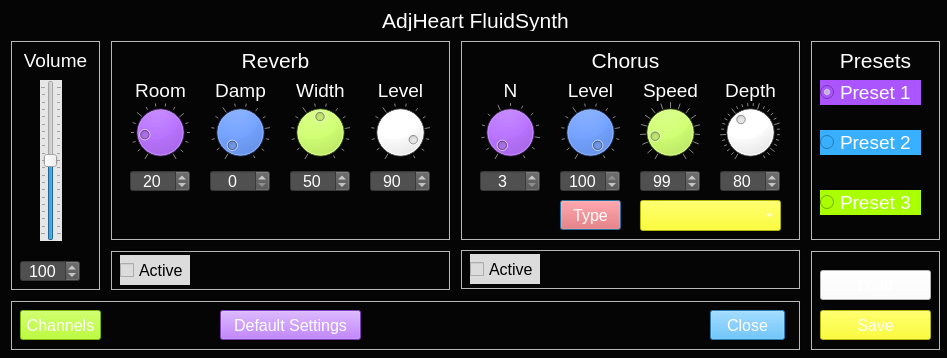
<?xml version="1.0" encoding="UTF-8"?>
<ui version="4.0">
 <class>Dialog_AdjFluidSynth</class>
 <widget class="QDialog" name="Dialog_AdjFluidSynth">
  <property name="geometry">
   <rect>
    <x>0</x>
    <y>0</y>
    <width>947</width>
    <height>358</height>
   </rect>
  </property>
  <property name="palette">
   <palette>
    <active>
     <colorrole role="WindowText">
      <brush brushstyle="SolidPattern">
       <color alpha="255">
        <red>255</red>
        <green>255</green>
        <blue>255</blue>
       </color>
      </brush>
     </colorrole>
     <colorrole role="Button">
      <brush brushstyle="SolidPattern">
       <color alpha="255">
        <red>5</red>
        <green>5</green>
        <blue>5</blue>
       </color>
      </brush>
     </colorrole>
     <colorrole role="Text">
      <brush brushstyle="SolidPattern">
       <color alpha="255">
        <red>255</red>
        <green>255</green>
        <blue>255</blue>
       </color>
      </brush>
     </colorrole>
     <colorrole role="ButtonText">
      <brush brushstyle="SolidPattern">
       <color alpha="255">
        <red>255</red>
        <green>255</green>
        <blue>255</blue>
       </color>
      </brush>
     </colorrole>
     <colorrole role="Base">
      <brush brushstyle="SolidPattern">
       <color alpha="255">
        <red>5</red>
        <green>5</green>
        <blue>5</blue>
       </color>
      </brush>
     </colorrole>
     <colorrole role="Window">
      <brush brushstyle="SolidPattern">
       <color alpha="255">
        <red>5</red>
        <green>5</green>
        <blue>5</blue>
       </color>
      </brush>
     </colorrole>
    </active>
    <inactive>
     <colorrole role="WindowText">
      <brush brushstyle="SolidPattern">
       <color alpha="255">
        <red>255</red>
        <green>255</green>
        <blue>255</blue>
       </color>
      </brush>
     </colorrole>
     <colorrole role="Button">
      <brush brushstyle="SolidPattern">
       <color alpha="255">
        <red>5</red>
        <green>5</green>
        <blue>5</blue>
       </color>
      </brush>
     </colorrole>
     <colorrole role="Text">
      <brush brushstyle="SolidPattern">
       <color alpha="255">
        <red>255</red>
        <green>255</green>
        <blue>255</blue>
       </color>
      </brush>
     </colorrole>
     <colorrole role="ButtonText">
      <brush brushstyle="SolidPattern">
       <color alpha="255">
        <red>255</red>
        <green>255</green>
        <blue>255</blue>
       </color>
      </brush>
     </colorrole>
     <colorrole role="Base">
      <brush brushstyle="SolidPattern">
       <color alpha="255">
        <red>5</red>
        <green>5</green>
        <blue>5</blue>
       </color>
      </brush>
     </colorrole>
     <colorrole role="Window">
      <brush brushstyle="SolidPattern">
       <color alpha="255">
        <red>5</red>
        <green>5</green>
        <blue>5</blue>
       </color>
      </brush>
     </colorrole>
    </inactive>
    <disabled>
     <colorrole role="WindowText">
      <brush brushstyle="SolidPattern">
       <color alpha="255">
        <red>255</red>
        <green>255</green>
        <blue>255</blue>
       </color>
      </brush>
     </colorrole>
     <colorrole role="Button">
      <brush brushstyle="SolidPattern">
       <color alpha="255">
        <red>5</red>
        <green>5</green>
        <blue>5</blue>
       </color>
      </brush>
     </colorrole>
     <colorrole role="Text">
      <brush brushstyle="SolidPattern">
       <color alpha="255">
        <red>255</red>
        <green>255</green>
        <blue>255</blue>
       </color>
      </brush>
     </colorrole>
     <colorrole role="ButtonText">
      <brush brushstyle="SolidPattern">
       <color alpha="255">
        <red>255</red>
        <green>255</green>
        <blue>255</blue>
       </color>
      </brush>
     </colorrole>
     <colorrole role="Base">
      <brush brushstyle="SolidPattern">
       <color alpha="255">
        <red>5</red>
        <green>5</green>
        <blue>5</blue>
       </color>
      </brush>
     </colorrole>
     <colorrole role="Window">
      <brush brushstyle="SolidPattern">
       <color alpha="255">
        <red>5</red>
        <green>5</green>
        <blue>5</blue>
       </color>
      </brush>
     </colorrole>
    </disabled>
   </palette>
  </property>
  <property name="windowTitle">
   <string>FluidSynth</string>
  </property>
  <property name="styleSheet">
   <string notr="true">color: rgb(255, 255, 255);
background-color: rgb(5, 5, 5);</string>
  </property>
  <widget class="QFrame" name="frame_Reverb">
   <property name="geometry">
    <rect>
     <x>110</x>
     <y>40</y>
     <width>341</width>
     <height>201</height>
    </rect>
   </property>
   <property name="font">
    <font>
     <pointsize>12</pointsize>
    </font>
   </property>
   <property name="styleSheet">
    <string notr="true">color: rgb(255, 255, 255);
background-color: rgb(5, 5, 5);</string>
   </property>
   <property name="frameShape">
    <enum>QFrame::Box</enum>
   </property>
   <property name="frameShadow">
    <enum>QFrame::Raised</enum>
   </property>
   <property name="lineWidth">
    <number>1</number>
   </property>
   <property name="midLineWidth">
    <number>1</number>
   </property>
   <widget class="CustomDial" name="dial_adjFluidSynth_Reverb_Room">
    <property name="geometry">
     <rect>
      <x>20</x>
      <y>60</y>
      <width>60</width>
      <height>64</height>
     </rect>
    </property>
    <property name="styleSheet">
     <string notr="true">background-color: rgb(170, 85, 255);</string>
    </property>
    <property name="maximum">
     <number>120</number>
    </property>
    <property name="value">
     <number>20</number>
    </property>
    <property name="wrapping">
     <bool>false</bool>
    </property>
    <property name="notchTarget">
     <double>8.000000000000000</double>
    </property>
    <property name="notchesVisible">
     <bool>true</bool>
    </property>
   </widget>
   <widget class="CustomDial" name="dial_adjFluidSynth_Reverb_Damp">
    <property name="geometry">
     <rect>
      <x>100</x>
      <y>60</y>
      <width>60</width>
      <height>64</height>
     </rect>
    </property>
    <property name="styleSheet">
     <string notr="true">background-color: rgb(0, 85, 255);</string>
    </property>
    <property name="maximum">
     <number>100</number>
    </property>
    <property name="wrapping">
     <bool>false</bool>
    </property>
    <property name="notchTarget">
     <double>8.000000000000000</double>
    </property>
    <property name="notchesVisible">
     <bool>true</bool>
    </property>
   </widget>
   <widget class="CustomDial" name="dial_adjFluidSynth_Reverb_Width">
    <property name="geometry">
     <rect>
      <x>180</x>
      <y>60</y>
      <width>60</width>
      <height>64</height>
     </rect>
    </property>
    <property name="styleSheet">
     <string notr="true">background-color: rgb(170, 255, 0);</string>
    </property>
    <property name="maximum">
     <number>100</number>
    </property>
    <property name="value">
     <number>50</number>
    </property>
    <property name="wrapping">
     <bool>false</bool>
    </property>
    <property name="notchTarget">
     <double>8.000000000000000</double>
    </property>
    <property name="notchesVisible">
     <bool>true</bool>
    </property>
   </widget>
   <widget class="CustomDial" name="dial_adjFluidSynth_Reverb_Level">
    <property name="geometry">
     <rect>
      <x>260</x>
      <y>60</y>
      <width>60</width>
      <height>64</height>
     </rect>
    </property>
    <property name="styleSheet">
     <string notr="true">background-color: rgb(255,255,255);</string>
    </property>
    <property name="maximum">
     <number>100</number>
    </property>
    <property name="value">
     <number>90</number>
    </property>
    <property name="wrapping">
     <bool>false</bool>
    </property>
    <property name="notchTarget">
     <double>8.000000000000000</double>
    </property>
    <property name="notchesVisible">
     <bool>true</bool>
    </property>
   </widget>
   <widget class="QSpinBox" name="spinBox_adjFluidSynth_Reverb_Damp">
    <property name="geometry">
     <rect>
      <x>100</x>
      <y>130</y>
      <width>60</width>
      <height>22</height>
     </rect>
    </property>
    <property name="font">
     <font>
      <pointsize>12</pointsize>
     </font>
    </property>
    <property name="styleSheet">
     <string notr="true">background-color: rgb(80,80,80);
color: rgb(255, 255, 255);</string>
    </property>
    <property name="alignment">
     <set>Qt::AlignCenter</set>
    </property>
    <property name="maximum">
     <number>100</number>
    </property>
    <property name="value">
     <number>0</number>
    </property>
   </widget>
   <widget class="QSpinBox" name="spinBox_adjFluidSynth_Reverb_Width">
    <property name="geometry">
     <rect>
      <x>180</x>
      <y>130</y>
      <width>60</width>
      <height>22</height>
     </rect>
    </property>
    <property name="font">
     <font>
      <pointsize>12</pointsize>
     </font>
    </property>
    <property name="styleSheet">
     <string notr="true">background-color: rgb(80,80,80);
color: rgb(255, 255, 255);</string>
    </property>
    <property name="alignment">
     <set>Qt::AlignCenter</set>
    </property>
    <property name="maximum">
     <number>100</number>
    </property>
    <property name="value">
     <number>50</number>
    </property>
   </widget>
   <widget class="QSpinBox" name="spinBox_adjFluidSynth_Reverb_Level">
    <property name="geometry">
     <rect>
      <x>260</x>
      <y>130</y>
      <width>60</width>
      <height>22</height>
     </rect>
    </property>
    <property name="font">
     <font>
      <pointsize>12</pointsize>
     </font>
    </property>
    <property name="styleSheet">
     <string notr="true">background-color: rgb(80,80,80);
color: rgb(255, 255, 255);</string>
    </property>
    <property name="alignment">
     <set>Qt::AlignCenter</set>
    </property>
    <property name="maximum">
     <number>100</number>
    </property>
    <property name="value">
     <number>90</number>
    </property>
   </widget>
   <widget class="QSpinBox" name="spinBox_adjFluidSynth_Reverb_Room">
    <property name="geometry">
     <rect>
      <x>20</x>
      <y>130</y>
      <width>60</width>
      <height>22</height>
     </rect>
    </property>
    <property name="font">
     <font>
      <pointsize>12</pointsize>
     </font>
    </property>
    <property name="styleSheet">
     <string notr="true">background-color: rgb(80,80,80);
color: rgb(255, 255, 255);</string>
    </property>
    <property name="alignment">
     <set>Qt::AlignCenter</set>
    </property>
    <property name="maximum">
     <number>120</number>
    </property>
    <property name="value">
     <number>20</number>
    </property>
   </widget>
   <widget class="QLabel" name="label">
    <property name="geometry">
     <rect>
      <x>120</x>
      <y>10</y>
      <width>91</width>
      <height>21</height>
     </rect>
    </property>
    <property name="font">
     <font>
      <pointsize>16</pointsize>
     </font>
    </property>
    <property name="text">
     <string>Reverb</string>
    </property>
    <property name="alignment">
     <set>Qt::AlignCenter</set>
    </property>
   </widget>
   <widget class="QLabel" name="label_2">
    <property name="geometry">
     <rect>
      <x>10</x>
      <y>40</y>
      <width>81</width>
      <height>21</height>
     </rect>
    </property>
    <property name="font">
     <font>
      <pointsize>14</pointsize>
     </font>
    </property>
    <property name="text">
     <string>Room</string>
    </property>
    <property name="alignment">
     <set>Qt::AlignCenter</set>
    </property>
   </widget>
   <widget class="QLabel" name="label_3">
    <property name="geometry">
     <rect>
      <x>100</x>
      <y>40</y>
      <width>61</width>
      <height>21</height>
     </rect>
    </property>
    <property name="font">
     <font>
      <pointsize>14</pointsize>
     </font>
    </property>
    <property name="text">
     <string>Damp</string>
    </property>
    <property name="alignment">
     <set>Qt::AlignCenter</set>
    </property>
   </widget>
   <widget class="QLabel" name="label_4">
    <property name="geometry">
     <rect>
      <x>180</x>
      <y>40</y>
      <width>61</width>
      <height>21</height>
     </rect>
    </property>
    <property name="font">
     <font>
      <pointsize>14</pointsize>
     </font>
    </property>
    <property name="text">
     <string>Width</string>
    </property>
    <property name="alignment">
     <set>Qt::AlignCenter</set>
    </property>
   </widget>
   <widget class="QLabel" name="label_5">
    <property name="geometry">
     <rect>
      <x>260</x>
      <y>40</y>
      <width>61</width>
      <height>21</height>
     </rect>
    </property>
    <property name="font">
     <font>
      <pointsize>14</pointsize>
     </font>
    </property>
    <property name="text">
     <string>Level</string>
    </property>
    <property name="alignment">
     <set>Qt::AlignCenter</set>
    </property>
   </widget>
  </widget>
  <widget class="QFrame" name="frame_Chorus">
   <property name="geometry">
    <rect>
     <x>460</x>
     <y>40</y>
     <width>341</width>
     <height>201</height>
    </rect>
   </property>
   <property name="font">
    <font>
     <pointsize>12</pointsize>
    </font>
   </property>
   <property name="styleSheet">
    <string notr="true">color: rgb(255, 255, 255);
background-color: rgb(5, 5, 5);</string>
   </property>
   <property name="frameShape">
    <enum>QFrame::Box</enum>
   </property>
   <property name="frameShadow">
    <enum>QFrame::Raised</enum>
   </property>
   <property name="lineWidth">
    <number>1</number>
   </property>
   <property name="midLineWidth">
    <number>1</number>
   </property>
   <widget class="CustomDial" name="dial_adjFluidSynth_Chorus_N">
    <property name="geometry">
     <rect>
      <x>20</x>
      <y>60</y>
      <width>60</width>
      <height>64</height>
     </rect>
    </property>
    <property name="styleSheet">
     <string notr="true">background-color: rgb(170, 85, 255);</string>
    </property>
    <property name="minimum">
     <number>3</number>
    </property>
    <property name="value">
     <number>3</number>
    </property>
    <property name="wrapping">
     <bool>false</bool>
    </property>
    <property name="notchTarget">
     <double>8.000000000000000</double>
    </property>
    <property name="notchesVisible">
     <bool>true</bool>
    </property>
   </widget>
   <widget class="CustomDial" name="dial_adjFluidSynth_Chorus_Level">
    <property name="geometry">
     <rect>
      <x>100</x>
      <y>60</y>
      <width>60</width>
      <height>64</height>
     </rect>
    </property>
    <property name="styleSheet">
     <string notr="true">background-color: rgb(0, 85, 255);</string>
    </property>
    <property name="maximum">
     <number>100</number>
    </property>
    <property name="value">
     <number>100</number>
    </property>
    <property name="wrapping">
     <bool>false</bool>
    </property>
    <property name="notchTarget">
     <double>8.000000000000000</double>
    </property>
    <property name="notchesVisible">
     <bool>true</bool>
    </property>
   </widget>
   <widget class="CustomDial" name="dial_adjFluidSynth_Chorus_Speed">
    <property name="geometry">
     <rect>
      <x>180</x>
      <y>60</y>
      <width>60</width>
      <height>64</height>
     </rect>
    </property>
    <property name="styleSheet">
     <string notr="true">background-color: rgb(170, 255, 0);</string>
    </property>
    <property name="minimum">
     <number>30</number>
    </property>
    <property name="maximum">
     <number>500</number>
    </property>
    <property name="value">
     <number>99</number>
    </property>
    <property name="wrapping">
     <bool>false</bool>
    </property>
    <property name="notchTarget">
     <double>30.000000000000000</double>
    </property>
    <property name="notchesVisible">
     <bool>true</bool>
    </property>
   </widget>
   <widget class="CustomDial" name="dial_adjFluidSynth_Chorus_Depth">
    <property name="geometry">
     <rect>
      <x>260</x>
      <y>60</y>
      <width>60</width>
      <height>64</height>
     </rect>
    </property>
    <property name="styleSheet">
     <string notr="true">background-color: rgb(255,255,255);</string>
    </property>
    <property name="maximum">
     <number>210</number>
    </property>
    <property name="value">
     <number>80</number>
    </property>
    <property name="wrapping">
     <bool>false</bool>
    </property>
    <property name="notchTarget">
     <double>8.000000000000000</double>
    </property>
    <property name="notchesVisible">
     <bool>true</bool>
    </property>
   </widget>
   <widget class="QSpinBox" name="spinBox_adjFluidSynth_Chorus_Level">
    <property name="geometry">
     <rect>
      <x>100</x>
      <y>130</y>
      <width>60</width>
      <height>22</height>
     </rect>
    </property>
    <property name="font">
     <font>
      <pointsize>12</pointsize>
     </font>
    </property>
    <property name="styleSheet">
     <string notr="true">background-color: rgb(80,80,80);
color: rgb(255, 255, 255);</string>
    </property>
    <property name="alignment">
     <set>Qt::AlignCenter</set>
    </property>
    <property name="maximum">
     <number>100</number>
    </property>
    <property name="value">
     <number>100</number>
    </property>
   </widget>
   <widget class="QSpinBox" name="spinBox_adjFluidSynth_Chorus_Speed">
    <property name="geometry">
     <rect>
      <x>180</x>
      <y>130</y>
      <width>60</width>
      <height>22</height>
     </rect>
    </property>
    <property name="font">
     <font>
      <pointsize>12</pointsize>
     </font>
    </property>
    <property name="styleSheet">
     <string notr="true">background-color: rgb(80,80,80);
color: rgb(255, 255, 255);</string>
    </property>
    <property name="alignment">
     <set>Qt::AlignCenter</set>
    </property>
    <property name="minimum">
     <number>30</number>
    </property>
    <property name="maximum">
     <number>500</number>
    </property>
    <property name="value">
     <number>99</number>
    </property>
   </widget>
   <widget class="QSpinBox" name="spinBox_adjFluidSynth_Chorus_Depth">
    <property name="geometry">
     <rect>
      <x>260</x>
      <y>130</y>
      <width>60</width>
      <height>22</height>
     </rect>
    </property>
    <property name="font">
     <font>
      <pointsize>12</pointsize>
     </font>
    </property>
    <property name="styleSheet">
     <string notr="true">background-color: rgb(80,80,80);
color: rgb(255, 255, 255);</string>
    </property>
    <property name="alignment">
     <set>Qt::AlignCenter</set>
    </property>
    <property name="maximum">
     <number>210</number>
    </property>
    <property name="value">
     <number>80</number>
    </property>
   </widget>
   <widget class="QSpinBox" name="spinBox_adjFluidSynth_Chorus_N">
    <property name="geometry">
     <rect>
      <x>20</x>
      <y>130</y>
      <width>60</width>
      <height>22</height>
     </rect>
    </property>
    <property name="font">
     <font>
      <pointsize>12</pointsize>
     </font>
    </property>
    <property name="styleSheet">
     <string notr="true">background-color: rgb(80,80,80);
color: rgb(255, 255, 255);</string>
    </property>
    <property name="alignment">
     <set>Qt::AlignCenter</set>
    </property>
    <property name="minimum">
     <number>3</number>
    </property>
    <property name="value">
     <number>3</number>
    </property>
   </widget>
   <widget class="QLabel" name="label_6">
    <property name="geometry">
     <rect>
      <x>120</x>
      <y>10</y>
      <width>91</width>
      <height>21</height>
     </rect>
    </property>
    <property name="font">
     <font>
      <pointsize>16</pointsize>
     </font>
    </property>
    <property name="text">
     <string>Chorus</string>
    </property>
    <property name="alignment">
     <set>Qt::AlignCenter</set>
    </property>
   </widget>
   <widget class="QLabel" name="label_7">
    <property name="geometry">
     <rect>
      <x>10</x>
      <y>40</y>
      <width>81</width>
      <height>21</height>
     </rect>
    </property>
    <property name="font">
     <font>
      <pointsize>14</pointsize>
     </font>
    </property>
    <property name="text">
     <string>N</string>
    </property>
    <property name="alignment">
     <set>Qt::AlignCenter</set>
    </property>
   </widget>
   <widget class="QLabel" name="label_8">
    <property name="geometry">
     <rect>
      <x>100</x>
      <y>40</y>
      <width>61</width>
      <height>21</height>
     </rect>
    </property>
    <property name="font">
     <font>
      <pointsize>14</pointsize>
     </font>
    </property>
    <property name="text">
     <string>Level</string>
    </property>
    <property name="alignment">
     <set>Qt::AlignCenter</set>
    </property>
   </widget>
   <widget class="QLabel" name="label_9">
    <property name="geometry">
     <rect>
      <x>180</x>
      <y>40</y>
      <width>61</width>
      <height>21</height>
     </rect>
    </property>
    <property name="font">
     <font>
      <pointsize>14</pointsize>
     </font>
    </property>
    <property name="text">
     <string>Speed</string>
    </property>
    <property name="alignment">
     <set>Qt::AlignCenter</set>
    </property>
   </widget>
   <widget class="QLabel" name="label_10">
    <property name="geometry">
     <rect>
      <x>260</x>
      <y>40</y>
      <width>61</width>
      <height>21</height>
     </rect>
    </property>
    <property name="font">
     <font>
      <pointsize>14</pointsize>
     </font>
    </property>
    <property name="text">
     <string>Depth</string>
    </property>
    <property name="alignment">
     <set>Qt::AlignCenter</set>
    </property>
   </widget>
   <widget class="QComboBox" name="comboBox_adjFluidSynth_Chorus_Type">
    <property name="geometry">
     <rect>
      <x>180</x>
      <y>160</y>
      <width>141</width>
      <height>31</height>
     </rect>
    </property>
    <property name="font">
     <font>
      <pointsize>12</pointsize>
     </font>
    </property>
    <property name="styleSheet">
     <string notr="true">
border-color: rgb(0, 0, 0);
background-color: rgb(255, 255, 0);</string>
    </property>
    <property name="currentText">
     <string/>
    </property>
    <property name="currentIndex">
     <number>-1</number>
    </property>
    <property name="maxVisibleItems">
     <number>4</number>
    </property>
   </widget>
   <widget class="QPushButton" name="pushButton_adjFluidSynth_Chorus_Type">
    <property name="geometry">
     <rect>
      <x>100</x>
      <y>160</y>
      <width>61</width>
      <height>30</height>
     </rect>
    </property>
    <property name="font">
     <font>
      <pointsize>12</pointsize>
     </font>
    </property>
    <property name="styleSheet">
     <string notr="true">background-color: rgb(240, 90, 90);</string>
    </property>
    <property name="text">
     <string>Type</string>
    </property>
   </widget>
  </widget>
  <widget class="QFrame" name="frame_3">
   <property name="geometry">
    <rect>
     <x>10</x>
     <y>40</y>
     <width>91</width>
     <height>251</height>
    </rect>
   </property>
   <property name="styleSheet">
    <string notr="true">color: rgb(255, 255, 255);
background-color: rgb(5, 5, 5);</string>
   </property>
   <property name="frameShape">
    <enum>QFrame::Box</enum>
   </property>
   <property name="frameShadow">
    <enum>QFrame::Raised</enum>
   </property>
   <property name="midLineWidth">
    <number>1</number>
   </property>
   <widget class="QLabel" name="label_12">
    <property name="geometry">
     <rect>
      <x>10</x>
      <y>10</y>
      <width>71</width>
      <height>21</height>
     </rect>
    </property>
    <property name="font">
     <font>
      <pointsize>14</pointsize>
     </font>
    </property>
    <property name="text">
     <string>Volume</string>
    </property>
    <property name="alignment">
     <set>Qt::AlignCenter</set>
    </property>
   </widget>
   <widget class="QSpinBox" name="spinBox_adjFluidSynth_Gain">
    <property name="geometry">
     <rect>
      <x>10</x>
      <y>220</y>
      <width>60</width>
      <height>22</height>
     </rect>
    </property>
    <property name="font">
     <font>
      <pointsize>12</pointsize>
     </font>
    </property>
    <property name="styleSheet">
     <string notr="true">background-color: rgb(80,80,80);
color: rgb(255, 255, 255);</string>
    </property>
    <property name="alignment">
     <set>Qt::AlignCenter</set>
    </property>
    <property name="maximum">
     <number>200</number>
    </property>
    <property name="value">
     <number>100</number>
    </property>
   </widget>
   <widget class="CustomVerticalSlider" name="verticalSlider_adjFluidSynth_Gain">
    <property name="geometry">
     <rect>
      <x>30</x>
      <y>40</y>
      <width>22</width>
      <height>161</height>
     </rect>
    </property>
    <property name="styleSheet">
     <string notr="true">background-color: rgb(230, 230, 230);</string>
    </property>
    <property name="maximum">
     <number>200</number>
    </property>
    <property name="value">
     <number>100</number>
    </property>
    <property name="orientation">
     <enum>Qt::Vertical</enum>
    </property>
    <property name="tickPosition">
     <enum>QSlider::TicksBothSides</enum>
    </property>
   </widget>
   <zorder>label_12</zorder>
   <zorder>verticalSlider_adjFluidSynth_Gain</zorder>
   <zorder>spinBox_adjFluidSynth_Gain</zorder>
  </widget>
  <widget class="QLabel" name="label_13">
   <property name="geometry">
    <rect>
     <x>10</x>
     <y>10</y>
     <width>931</width>
     <height>21</height>
    </rect>
   </property>
   <property name="font">
    <font>
     <pointsize>16</pointsize>
    </font>
   </property>
   <property name="autoFillBackground">
    <bool>false</bool>
   </property>
   <property name="styleSheet">
    <string notr="true">color: rgb(255, 255, 255);
background-color: rgb(5, 5, 5);</string>
   </property>
   <property name="text">
    <string>AdjHeart FluidSynth</string>
   </property>
   <property name="alignment">
    <set>Qt::AlignCenter</set>
   </property>
  </widget>
  <widget class="QFrame" name="frame_5">
   <property name="geometry">
    <rect>
     <x>10</x>
     <y>300</y>
     <width>791</width>
     <height>51</height>
    </rect>
   </property>
   <property name="styleSheet">
    <string notr="true">color: rgb(255, 255, 255);
background-color: rgb(5, 5, 5);</string>
   </property>
   <property name="frameShape">
    <enum>QFrame::Box</enum>
   </property>
   <property name="frameShadow">
    <enum>QFrame::Raised</enum>
   </property>
   <property name="midLineWidth">
    <number>1</number>
   </property>
   <widget class="CustomButton" name="pushButton_adjFluidSynth_Channels">
    <property name="geometry">
     <rect>
      <x>10</x>
      <y>10</y>
      <width>81</width>
      <height>30</height>
     </rect>
    </property>
    <property name="font">
     <font>
      <pointsize>12</pointsize>
     </font>
    </property>
    <property name="styleSheet">
     <string notr="true">background-color: rgb(170, 255, 0);</string>
    </property>
    <property name="text">
     <string>Channels</string>
    </property>
   </widget>
   <widget class="CustomButton" name="pushButton_adjFluidSynth_Close">
    <property name="geometry">
     <rect>
      <x>700</x>
      <y>10</y>
      <width>75</width>
      <height>30</height>
     </rect>
    </property>
    <property name="font">
     <font>
      <pointsize>12</pointsize>
     </font>
    </property>
    <property name="styleSheet">
     <string notr="true">background-color: rgb(57, 176, 255);</string>
    </property>
    <property name="text">
     <string>Close</string>
    </property>
   </widget>
   <widget class="CustomButton" name="pushButton_adjFluidSynth_Default_settings">
    <property name="geometry">
     <rect>
      <x>210</x>
      <y>10</y>
      <width>141</width>
      <height>30</height>
     </rect>
    </property>
    <property name="font">
     <font>
      <pointsize>12</pointsize>
     </font>
    </property>
    <property name="styleSheet">
     <string notr="true">background-color: rgb(170, 85, 255);</string>
    </property>
    <property name="text">
     <string>Default Settings</string>
    </property>
   </widget>
  </widget>
  <widget class="QFrame" name="frame">
   <property name="geometry">
    <rect>
     <x>460</x>
     <y>249</y>
     <width>341</width>
     <height>41</height>
    </rect>
   </property>
   <property name="styleSheet">
    <string notr="true">color: rgb(255, 255, 255);
background-color: rgb(5, 5, 5);</string>
   </property>
   <property name="frameShape">
    <enum>QFrame::Box</enum>
   </property>
   <property name="frameShadow">
    <enum>QFrame::Raised</enum>
   </property>
   <property name="midLineWidth">
    <number>1</number>
   </property>
   <widget class="QCheckBox" name="checkBox_adjFluidSynth_Chorus_Active">
    <property name="geometry">
     <rect>
      <x>10</x>
      <y>5</y>
      <width>70</width>
      <height>30</height>
     </rect>
    </property>
    <property name="font">
     <font>
      <pointsize>12</pointsize>
     </font>
    </property>
    <property name="styleSheet">
     <string notr="true">background-color: rgb(220,220,220);
color: rgb(0,0,0);</string>
    </property>
    <property name="text">
     <string>Active</string>
    </property>
   </widget>
  </widget>
  <widget class="QFrame" name="frame_2">
   <property name="geometry">
    <rect>
     <x>110</x>
     <y>250</y>
     <width>341</width>
     <height>41</height>
    </rect>
   </property>
   <property name="styleSheet">
    <string notr="true">color: rgb(255, 255, 255);
background-color: rgb(5, 5, 5);</string>
   </property>
   <property name="frameShape">
    <enum>QFrame::Box</enum>
   </property>
   <property name="frameShadow">
    <enum>QFrame::Raised</enum>
   </property>
   <property name="midLineWidth">
    <number>1</number>
   </property>
   <widget class="QCheckBox" name="checkBox_adjFluidSynth_Reverb_Active">
    <property name="geometry">
     <rect>
      <x>10</x>
      <y>5</y>
      <width>70</width>
      <height>30</height>
     </rect>
    </property>
    <property name="font">
     <font>
      <pointsize>12</pointsize>
     </font>
    </property>
    <property name="styleSheet">
     <string notr="true">background-color: rgb(220,220,220);
color: rgb(0,0,0,);</string>
    </property>
    <property name="text">
     <string>Active</string>
    </property>
   </widget>
  </widget>
  <widget class="QFrame" name="frame_Presets">
   <property name="geometry">
    <rect>
     <x>810</x>
     <y>40</y>
     <width>131</width>
     <height>201</height>
    </rect>
   </property>
   <property name="styleSheet">
    <string notr="true">color: rgb(255, 255, 255);
background-color: rgb(5, 5, 5);</string>
   </property>
   <property name="frameShape">
    <enum>QFrame::Box</enum>
   </property>
   <property name="frameShadow">
    <enum>QFrame::Raised</enum>
   </property>
   <property name="midLineWidth">
    <number>1</number>
   </property>
   <widget class="QLabel" name="label_11">
    <property name="geometry">
     <rect>
      <x>20</x>
      <y>10</y>
      <width>91</width>
      <height>21</height>
     </rect>
    </property>
    <property name="font">
     <font>
      <pointsize>16</pointsize>
     </font>
    </property>
    <property name="text">
     <string>Presets</string>
    </property>
    <property name="alignment">
     <set>Qt::AlignCenter</set>
    </property>
   </widget>
   <widget class="QRadioButton" name="radioButton_Preset_1">
    <property name="geometry">
     <rect>
      <x>10</x>
      <y>40</y>
      <width>101</width>
      <height>25</height>
     </rect>
    </property>
    <property name="font">
     <font>
      <pointsize>14</pointsize>
     </font>
    </property>
    <property name="styleSheet">
     <string notr="true">background-color: rgb(170, 85, 255);</string>
    </property>
    <property name="text">
     <string>Preset 1</string>
    </property>
    <property name="checked">
     <bool>true</bool>
    </property>
   </widget>
   <widget class="QRadioButton" name="radioButton_Preset_2">
    <property name="geometry">
     <rect>
      <x>10</x>
      <y>90</y>
      <width>101</width>
      <height>25</height>
     </rect>
    </property>
    <property name="font">
     <font>
      <pointsize>14</pointsize>
     </font>
    </property>
    <property name="styleSheet">
     <string notr="true">background-color: rgb(57, 176, 255);</string>
    </property>
    <property name="text">
     <string>Preset 2</string>
    </property>
   </widget>
   <widget class="QRadioButton" name="radioButton_Preset_3">
    <property name="geometry">
     <rect>
      <x>10</x>
      <y>150</y>
      <width>101</width>
      <height>25</height>
     </rect>
    </property>
    <property name="font">
     <font>
      <pointsize>14</pointsize>
     </font>
    </property>
    <property name="styleSheet">
     <string notr="true">background-color: rgb(170, 255, 0);</string>
    </property>
    <property name="text">
     <string>Preset 3</string>
    </property>
   </widget>
  </widget>
  <widget class="QFrame" name="frame_4">
   <property name="geometry">
    <rect>
     <x>810</x>
     <y>250</y>
     <width>131</width>
     <height>101</height>
    </rect>
   </property>
   <property name="styleSheet">
    <string notr="true">color: rgb(255, 255, 255);
background-color: rgb(5, 5, 5);</string>
   </property>
   <property name="frameShape">
    <enum>QFrame::Box</enum>
   </property>
   <property name="frameShadow">
    <enum>QFrame::Raised</enum>
   </property>
   <property name="midLineWidth">
    <number>1</number>
   </property>
   <widget class="CustomButton" name="pushButton_adjFluidSynth_Save_preset">
    <property name="geometry">
     <rect>
      <x>10</x>
      <y>60</y>
      <width>111</width>
      <height>30</height>
     </rect>
    </property>
    <property name="font">
     <font>
      <pointsize>12</pointsize>
     </font>
    </property>
    <property name="styleSheet">
     <string notr="true">background-color: rgb(255, 255, 0);</string>
    </property>
    <property name="text">
     <string>Save</string>
    </property>
   </widget>
   <widget class="CustomButton" name="pushButton_adjFluidSynth_Load_preset">
    <property name="geometry">
     <rect>
      <x>10</x>
      <y>20</y>
      <width>111</width>
      <height>30</height>
     </rect>
    </property>
    <property name="font">
     <font>
      <pointsize>12</pointsize>
     </font>
    </property>
    <property name="styleSheet">
     <string notr="true">background-color: rgb(255,255,255);</string>
    </property>
    <property name="text">
     <string>Load</string>
    </property>
   </widget>
  </widget>
  <zorder>frame_2</zorder>
  <zorder>frame</zorder>
  <zorder>frame_Reverb</zorder>
  <zorder>frame_Chorus</zorder>
  <zorder>frame_3</zorder>
  <zorder>label_13</zorder>
  <zorder>frame_5</zorder>
  <zorder>frame_Presets</zorder>
  <zorder>frame_4</zorder>
 </widget>
 <customwidgets>
  <customwidget>
   <class>CustomVerticalSlider</class>
   <extends>QSlider</extends>
   <header location="global">customverticalslider.h</header>
  </customwidget>
  <customwidget>
   <class>CustomDial</class>
   <extends>QDial</extends>
   <header location="global">customdial.h</header>
  </customwidget>
  <customwidget>
   <class>CustomButton</class>
   <extends>QPushButton</extends>
   <header location="global">custombutton.h</header>
  </customwidget>
 </customwidgets>
 <resources/>
 <connections/>
</ui>
